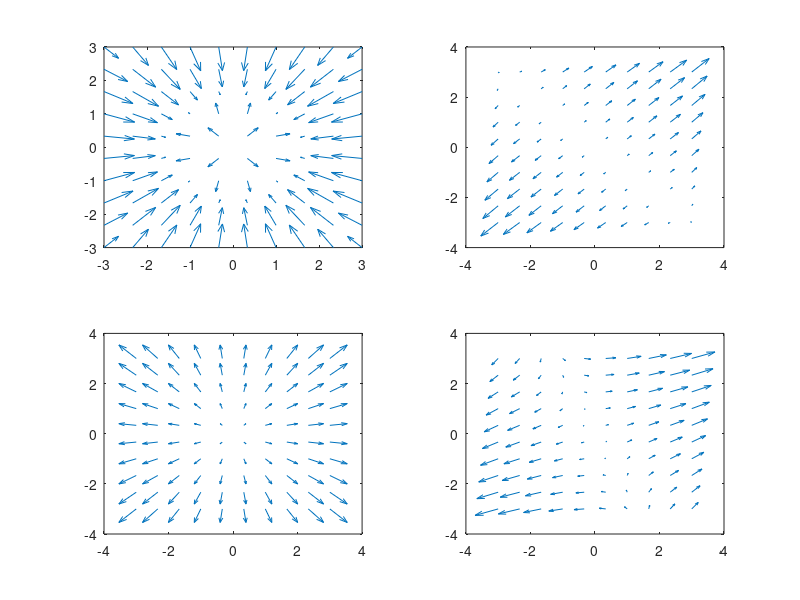

The MATLAB source for this figure:
clc, clear; close all;

x = linspace(-3, 3, 10);
y = linspace(-3, 3, 10);

[x, y] = meshgrid(x, y);

f1 = sin(sqrt(x.^2 + y.^2));
[g1X, g1Y] = gradient(f1);

f2 = x.^2 + y.^2;
[g2X, g2Y] = gradient(f2);

f3 = (x + y).^2;
[g3X, g3Y] = gradient(f3);

f4 = x.*(x + y);
[g4X, g4Y] = gradient(f4);

subplot(2, 2, 1)
quiver(x,y, g1X,g1Y)

subplot(2, 2, 3)
quiver(x,y, g2X,g2Y)

subplot(2,2,2)
quiver(x,y, g3X, g3Y)

subplot(2,2,4)
quiver(x,y, g4X, g4Y)
